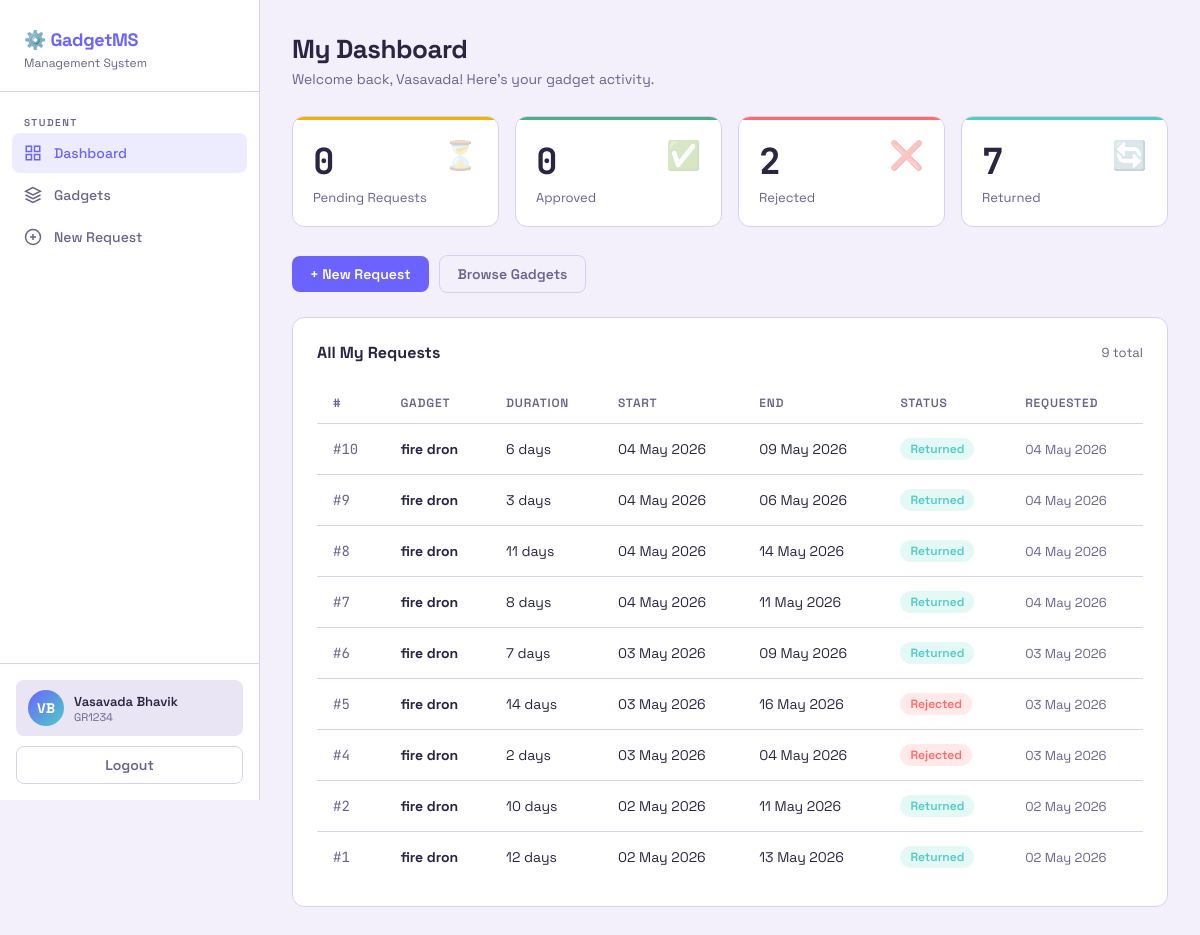
The page /dashboard/ (signed in) on the database as committed earlier.
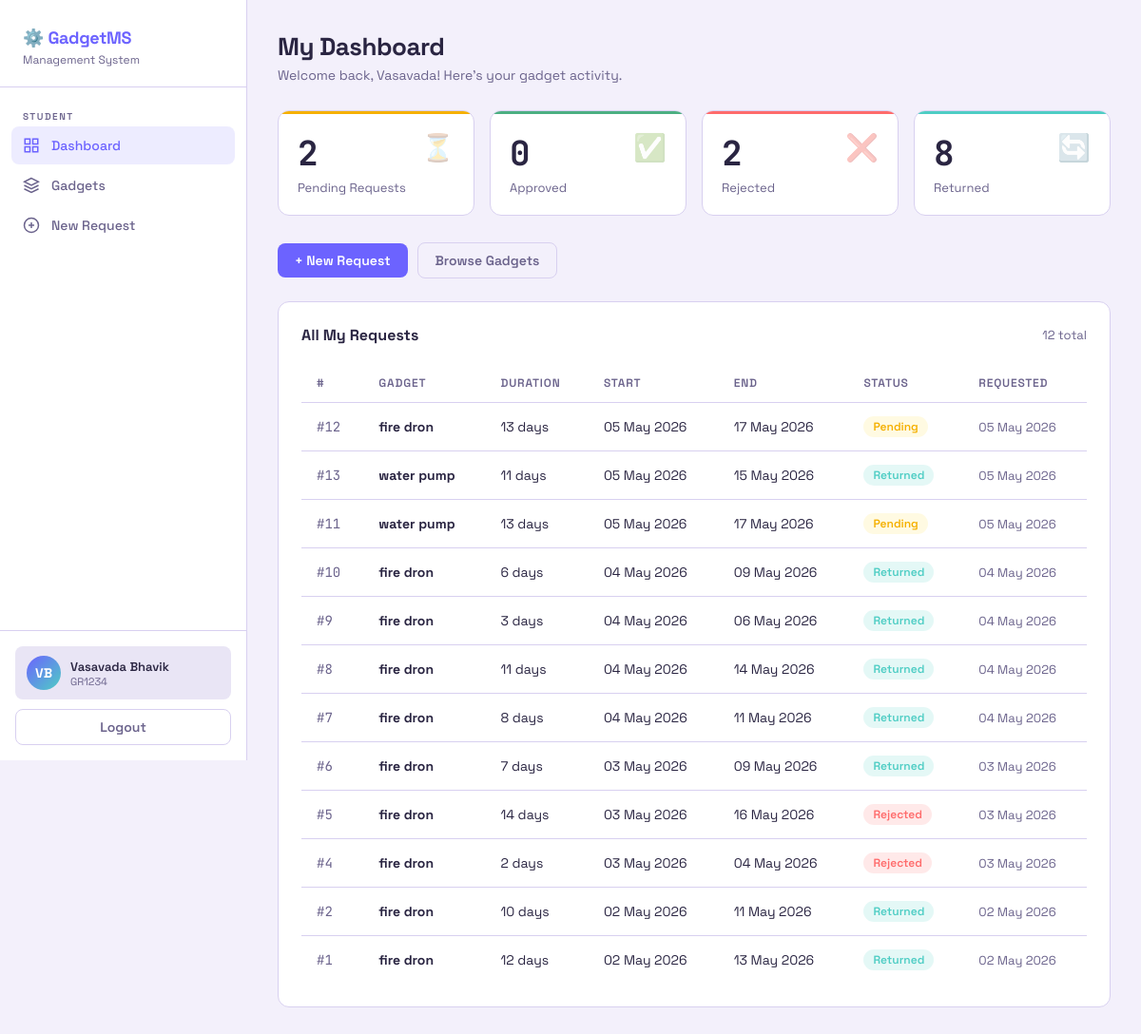
The same page on the database as committed later.
### core/models.py (models this page shows, shortened)
class User(AbstractUser):
    email = models.EmailField(unique=True)
    USERNAME_FIELD = 'email'
    REQUIRED_FIELDS = ['first_name', 'last_name']
    objects = CustomUserManager()
    class Meta:
        verbose_name = 'User'
        verbose_name_plural = 'Users'

class Student(models.Model):
    user = models.OneToOneField(User, on_delete=models.CASCADE, related_name='student_profile')
    phone = models.CharField(max_length=15, blank=True)
    gr_number = models.CharField(max_length=20, unique=True, blank=True, null=True)

class Booking(models.Model):
    STATUS_CHOICES = [
        ('pending', 'Pending'),
        ('approved', 'Approved'),
        ('rejected', 'Rejected'),
        ('returned', 'Returned'),
    ]
    student = models.ForeignKey(User, on_delete=models.CASCADE, related_name='bookings')
    gadget = models.ForeignKey('gadgets.Gadget', on_delete=models.CASCADE, related_name='bookings')
    start_date = models.DateField()
    end_date = models.DateField()
    days = models.PositiveIntegerField()
    quantity = models.PositiveIntegerField(default=1)
    status = models.CharField(max_length=20, choices=STATUS_CHOICES, default='pending', db_index=True)
    admin_notes = models.TextField(blank=True)
    approved_by = models.ForeignKey(User, on_delete=models.SET_NULL, null=True, blank=True, related_name='approved_bookings')
    requested_at = models.DateTimeField(auto_now_add=True, db_index=True)
    updated_at = models.DateTimeField(auto_now=True)
    returned_at = models.DateTimeField(null=True, blank=True)
    class Meta:
        ordering = ['-requested_at']
    @property
    def is_overdue(self):
        if self.status == 'approved' and self.end_date < date.today():
            return True
        return False

### gadgets/models.py (models this page shows, shortened)
class Gadget(models.Model):
    name = models.CharField(max_length=100)
    category = models.ForeignKey(Category, on_delete=models.SET_NULL, null=True, related_name='gadgets')
    description = models.TextField(blank=True)
    quantity = models.PositiveIntegerField(default=1)
    is_active = models.BooleanField(default=True)
    image = models.ImageField(upload_to='gadgets/', blank=True, null=True)
    created_at = models.DateTimeField(auto_now_add=True)
    updated_at = models.DateTimeField(auto_now=True)

### core/views.py (the view)
# urls.py: path('dashboard/', views.dashboard_view, name='dashboard'),
@login_required
def dashboard_view(request):
    bookings = Booking.objects.filter(student=request.user).select_related('gadget')
    context = {
        'bookings': bookings,
        'pending': bookings.filter(status='pending'),
        'approved': bookings.filter(status='approved'),
        'rejected': bookings.filter(status='rejected'),
        'returned': bookings.filter(status='returned'),
    }
    return render(request, 'student/dashboard.html', context)

### templates/student/dashboard.html (shortened to what this page needs)
{% extends 'base.html' %}
{% block nav_dash %}active{% endblock %}
{% block content %}
<div class="page-header">
  <h1>My Dashboard</h1>
  <p>Welcome back, {{ user.first_name }}! Here's your gadget activity.</p>
</div>
<div class="stats-grid">
  <div class="stat-card pending">
    <div class="stat-icon">⏳</div>
    <div class="stat-num">{{ pending.count }}</div>
    <div class="stat-label">Pending Requests</div>
  </div>
  <div class="stat-card approved">
    <div class="stat-icon">✅</div>
    <div class="stat-num">{{ approved.count }}</div>
    <div class="stat-label">Approved</div>
  </div>
  <div class="stat-card rejected">
    <div class="stat-icon">❌</div>
    <div class="stat-num">{{ rejected.count }}</div>
    <div class="stat-label">Rejected</div>
  </div>
  <div class="stat-card returned">
    <div class="stat-icon">🔄</div>
    <div class="stat-num">{{ returned.count }}</div>
    <div class="stat-label">Returned</div>
  </div>
</div>
<div class="flex-gap" style="margin-bottom:24px;">
  <a href="{% url 'request_gadget' %}" class="btn btn-primary">+ New Request</a>
  <a href="{% url 'gadgets' %}" class="btn btn-ghost">Browse Gadgets</a>
</div>
<div class="card">
  <div class="flex-between" style="margin-bottom:20px;">
    <h2 style="font-size:16px;font-weight:700;">All My Requests</h2>
    <span class="text-muted" style="font-size:13px;">{{ bookings.count }} total</span>
  </div>
  {% if bookings %}
  <div class="table-wrap">
    <table>
      <thead>
        <tr>
          <th>#</th>
          <th>Gadget</th>
          <th>Duration</th>
          <th>Start</th>
          <th>End</th>
          <th>Status</th>
          <th>Requested</th>
        </tr>
      </thead>
      <tbody>
        {% for b in bookings %}
        <tr>
          <td><span style="font-family:'JetBrains Mono',monospace;color:var(--text2);">#{{ b.id }}</span></td>
          <td><strong>{{ b.gadget.name }}</strong></td>
          <td>{{ b.days }} day{{ b.days|pluralize }}</td>
          <td>{{ b.start_date|date:"d M Y" }}</td>
          <td>
            {{ b.end_date|date:"d M Y" }}
          </td>
          <td>
            <span class="badge badge-{{ b.status }}">
              {{ b.get_status_display }}
            </span>
          </td>
          <td style="color:var(--text2);font-size:13px;">{{ b.requested_at|date:"d M Y" }}</td>
        </tr>
        {% endfor %}
      </tbody>
    </table>
  </div>
  {% else %}
  <div class="empty-state">
    <div class="icon">📋</div>
    <p>No requests yet. <a href="{% url 'request_gadget' %}" style="color:var(--accent);">Make your first request →</a></p>
  </div>
  {% endif %}
</div>
{% endblock %}

### templates/base.html (shortened to what this page needs)
<!DOCTYPE html>
<html lang="en">
<head>
  {% load static %}
  <link rel="stylesheet" href="{% static 'css/style.css' %}">
</head>
<body>
<div class="app-layout">
  <aside class="sidebar" id="sidebar">
    <div class="sidebar-logo">
      <h2>⚙️ GadgetMS</h2>
      <span>Management System</span>
    </div>
    <nav class="sidebar-nav">
      {% if user.is_authenticated %}
        {% if user.is_staff %}
          <div class="nav-label">Admin</div>
          <a href="{% url 'admin_dashboard' %}" class="nav-item {% block nav_admin_dash %}{% endblock %}">
            <svg viewBox="0 0 24 24" fill="none" stroke="currentColor" stroke-width="2"><rect x="3" y="3" width="7" height="7"/><rect x="14" y="3" width="7" height="7"/><rect x="14" y="14" width="7" height="7"/><rect x="3" y="14" width="7" height="7"/></svg>
            Dashboard
          </a>
          <a href="{% url 'admin_categories' %}" class="nav-item {% block nav_admin_cats %}{% endblock %}">
            <svg viewBox="0 0 24 24" fill="none" stroke="currentColor" stroke-width="2"><path d="M21 16V8a2 2 0 0 0-1-1.73l-7-4a2 2 0 0 0-2 0l-7 4A2 2 0 0 0 3 8v8a2 2 0 0 0 1 1.73l7 4a2 2 0 0 0 2 0l7-4A2 2 0 0 0 21 16z"></path><polyline points="3.27 6.96 12 12.01 20.73 6.96"></polyline><line x1="12" y1="22.08" x2="12" y2="12"></line></svg>
            Categories
          </a>
          <a href="{% url 'admin_gadgets' %}" class="nav-item {% block nav_admin_gadgets %}{% endblock %}">
            <svg viewBox="0 0 24 24" fill="none" stroke="currentColor" stroke-width="2"><path d="M12 2L2 7l10 5 10-5-10-5z"/><path d="M2 17l10 5 10-5"/><path d="M2 12l10 5 10-5"/></svg>
            Gadgets
          </a>
          <a href="{% url 'admin_requests' %}" class="nav-item {% block nav_admin_reqs %}{% endblock %}">
            <svg viewBox="0 0 24 24" fill="none" stroke="currentColor" stroke-width="2"><path d="M14 2H6a2 2 0 0 0-2 2v16a2 2 0 0 0 2 2h12a2 2 0 0 0 2-2V8z"/><polyline points="14 2 14 8 20 8"/><line x1="16" y1="13" x2="8" y2="13"/><line x1="16" y1="17" x2="8" y2="17"/></svg>
            All Requests
          </a>
        {% else %}
          <div class="nav-label">Student</div>
          <a href="{% url 'dashboard' %}" class="nav-item {% block nav_dash %}{% endblock %}">
            <svg viewBox="0 0 24 24" fill="none" stroke="currentColor" stroke-width="2"><rect x="3" y="3" width="7" height="7"/><rect x="14" y="3" width="7" height="7"/><rect x="14" y="14" width="7" height="7"/><rect x="3" y="14" width="7" height="7"/></svg>
            Dashboard
          </a>
          <a href="{% url 'gadgets' %}" class="nav-item {% block nav_gadgets %}{% endblock %}">
            <svg viewBox="0 0 24 24" fill="none" stroke="currentColor" stroke-width="2"><path d="M12 2L2 7l10 5 10-5-10-5z"/><path d="M2 17l10 5 10-5"/><path d="M2 12l10 5 10-5"/></svg>
            Gadgets
          </a>
          <a href="{% url 'request_gadget' %}" class="nav-item {% block nav_request %}{% endblock %}">
            <svg viewBox="0 0 24 24" fill="none" stroke="currentColor" stroke-width="2"><circle cx="12" cy="12" r="10"/><line x1="12" y1="8" x2="12" y2="16"/><line x1="8" y1="12" x2="16" y2="12"/></svg>
            New Request
          </a>
        {% endif %}
      {% endif %}
    </nav>
    {% if user.is_authenticated %}
    <div class="sidebar-footer">
      <div class="user-chip">
        <div class="user-avatar">{{ user.first_name|first }}{{ user.last_name|first }}</div>
        <div class="user-info">
          <div class="user-name">{{ user.get_full_name }}</div>
          <div class="user-role">{% if user.is_staff %}Administrator{% else %}{{ user.student_profile.gr_number|default:'Student' }}{% endif %}</div>
        </div>
      </div>
      <a href="{% url 'logout' %}" class="btn btn-ghost" style="width:100%;margin-top:10px;justify-content:center;">
        Logout
      </a>
    </div>
    {% endif %}
  </aside>
  <main class="main-content">
    {% block content %}{% endblock %}
  </main>
</div>
</body>
</html>

Rows that differ between the two databases and show on the page:
added Booking: id "12", gadget.name "fire dron", days "13", start_date "05 May 2026", end_date "17 May 2026", status "Pending", requested_at "05 May 2026"
added Booking: id "13", gadget.name "water pump", days "11", start_date "05 May 2026", end_date "15 May 2026", status "Returned", requested_at "05 May 2026"
added Booking: id "11", gadget.name "water pump", days "13", start_date "05 May 2026", end_date "17 May 2026", status "Pending", requested_at "05 May 2026"
Other text that changed with them:
{{ pending.count }}: "0" → "2"
{{ returned.count }}: "7" → "8"
{{ bookings.count }}: "9" → "12"
